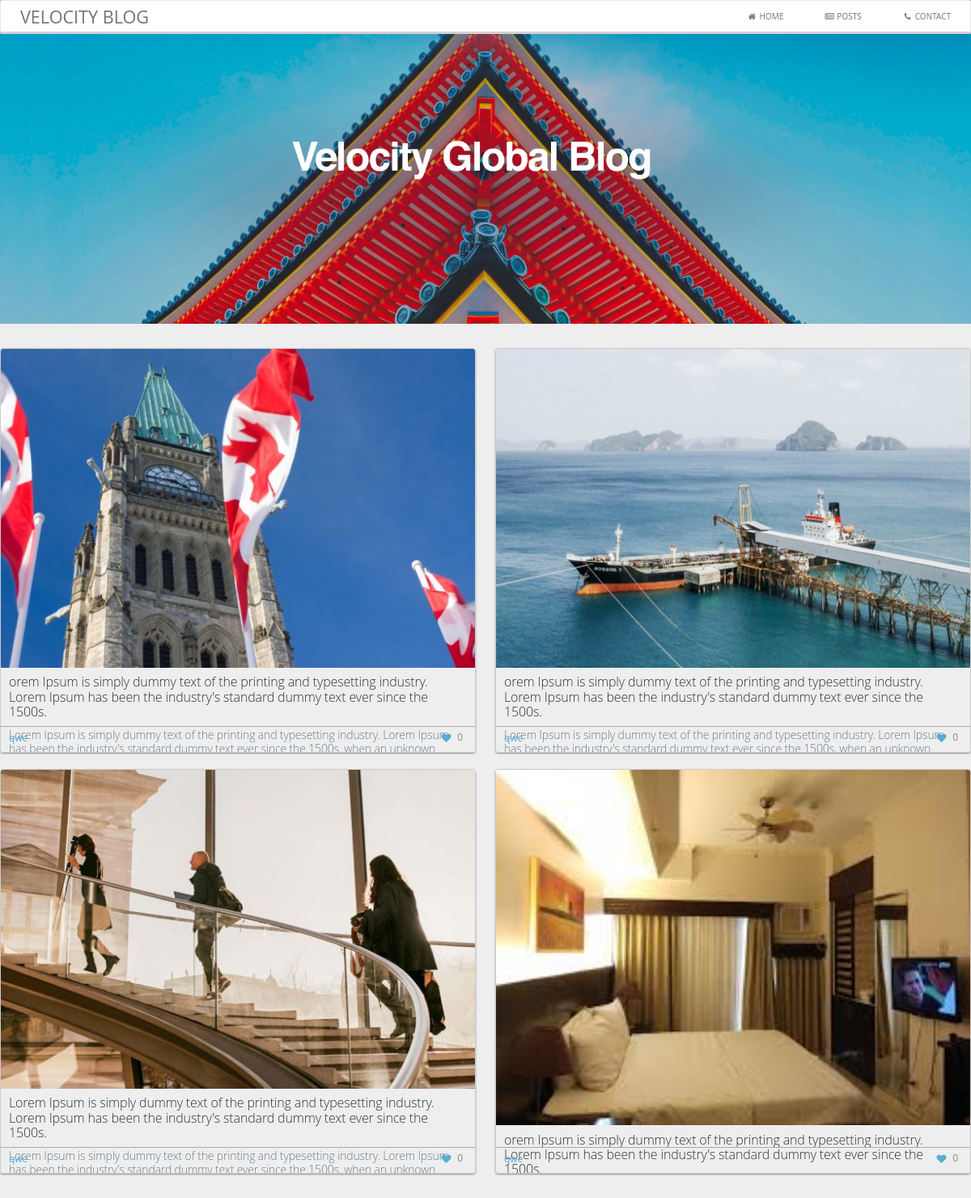
/blog/, run on an earlier commit of the app's database.
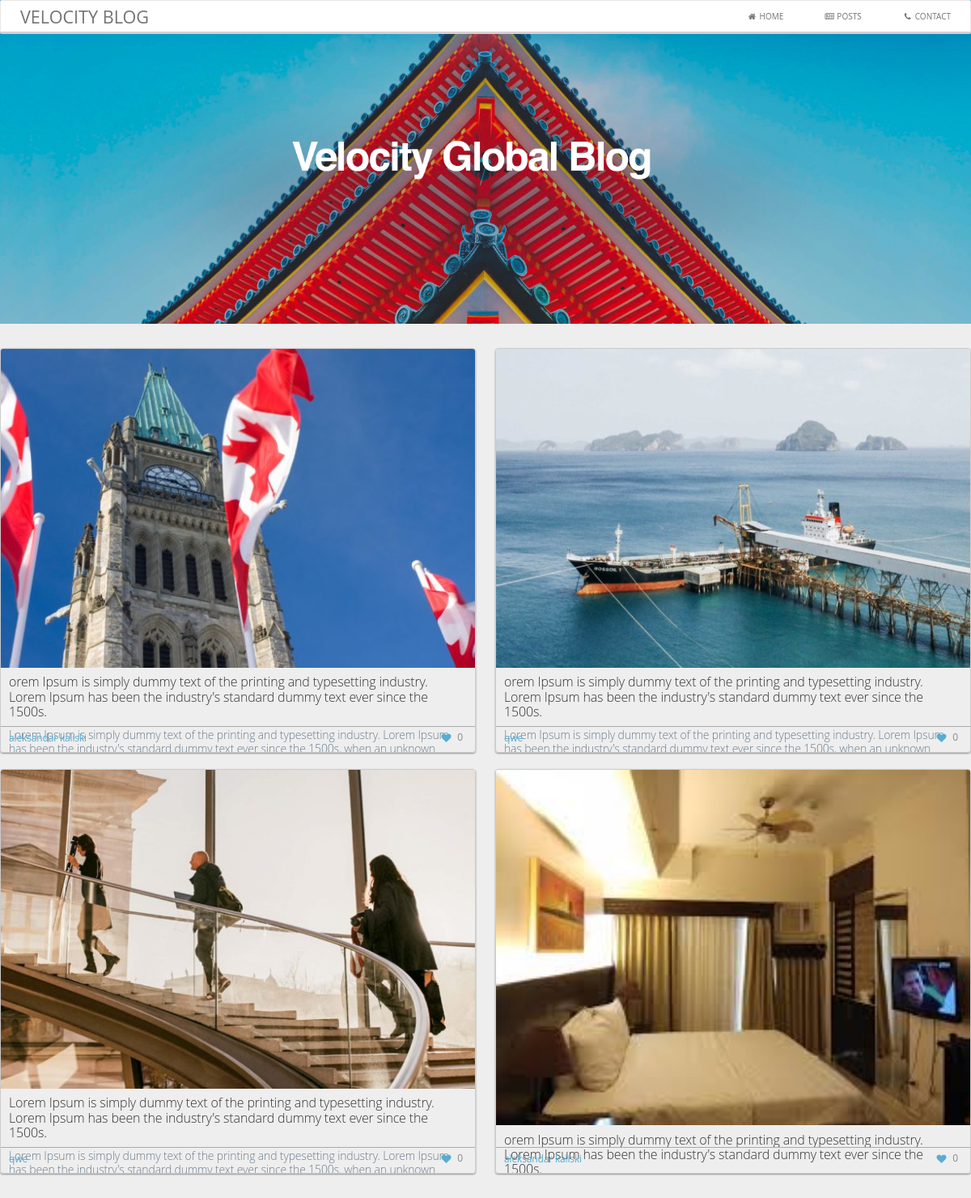
And on a later commit of the database.
### blog/models.py (models this page shows, shortened)
class Blog(models.Model):
	title = models.CharField(max_length=255)
	content = models.TextField(null=True)
	timestamp = models.DateTimeField(auto_now=True, auto_now_add=False)
	author = models.CharField(max_length=255)
	category = models.ForeignKey(Category, on_delete=models.CASCADE)
	visit = models.IntegerField()
	favorite = models.IntegerField()
	pic = models.ImageField(upload_to = 'static/upload_folder/', default = 'static/upload_folder/None/no-img.jpg', max_length=250)
	is_active = models.BooleanField()

### blog/views.py (the view)
def index(request):
  template_name = "index.html"
  blogs = Blog.objects.all()
  context = {
      "blogs": blogs
  }
  return render(request, template_name, context)

### blog/templates/index.html (shortened to what this page needs)
{% extends 'base.html' %}
{% load static %}
{% block content %}
<main class="transaction-page">
    {% include 'menu.html' %}
    <section class="inner-wrap">
        <div class="page-container">
          <div class="container hero-content">
              <div class="hero-content__img"></div>
          </div>
          <div class="container main-content">
              {% for blog in blogs %}
                <div class="main-content__article" id="{{blog.id}}">
                  <img src="/{{blog.pic}}" />
                  <div class="article-inner">
                    <h5 class="article-inner__header">{{blog.title}}</h5>
                    <p>{{blog.content}}</p>
                  </div>
                  <div class="article-bottom">
                    <span style="margin-right: auto; color: #58add0;">{{blog.author}}</span>
                    <span style="margin: 0 5px">
                      <i class="fa fa-heart" style="color: #58add0; margin: 0 5px;"></i>
                      <span style="color: #888;position: relative; top: -1px;">{{blog.visit}}</span>
                    </span>
                  </div>
                </div>
              {% endfor %}
            </div>
          </div>
    </section>
</main>
{% endblock content %}

### templates/base.html (shortened to what this page needs)
{% load static %}
<!DOCTYPE html>
<html>
    <head>
        <link rel="stylesheet" href="https://use.fontawesome.com/releases/v5.8.2/css/all.css">
        <link rel="stylesheet" href="{% static 'css/normalize.css' %}">
        <link rel="stylesheet" href="{% static 'css/style.css' %}"/>
        <link rel="stylesheet" href="https://maxcdn.bootstrapcdn.com/font-awesome/4.6.1/css/font-awesome.min.css"/>
    </head>
    <body>
    {% block content %}{% endblock content %}
    </body>
</html>

### blog/templates/menu.html (shortened to what this page needs)
<div id="cssmenu">
  <ul>
    <li id="header-tab"><a href="#">Velocity Blog</a></li>
    <li class="active"><a href="#"><span><i class="fa fa-fw fa-home"></i> Home</span></a></li>
    <li><a href="/blog"><span><i class="fa fa-fw fa-newspaper-o"></i> Posts</span></a></li>
    <li><a href="/blog/contact"><span><i class="fa fa-fw fa-phone"></i> Contact</span></a></li>
  </ul>
</div>

### static/css/style.css (style rules this page uses)
.inner-wrap { position: relative; width: 100%; min-height: 100vh; overflow-x: hidden; }
@media screen and (min-height: 740px) { .inner-wrap { overflow: hidden; } }
.transaction-page .inner-wrap, .cycle-page .inner-wrap { display: -webkit-box; display: -ms-flexbox; display: flex; }

### static/css/grid.css (style rules this page uses)
* { -webkit-box-sizing: border-box; box-sizing: border-box; margin: 0; padding: 0; }
html, body { min-width: 320px; font-family: "Lato", sans-serif; color: #000; font-size: 16px; position: relative; }
@media screen and (min-width: 640px) { html, body { font-size: 18px; } }
h1, h2, h3, h4, h5, h6, p, a, i, em, strong { font-style: normal; text-decoration: none; font-weight: normal; color: inherit; padding: 0; margin: 0; }
h5 { font-size: 20px; }
a { cursor: pointer; -webkit-transition: all 0.3s ease; transition: all 0.3s ease; }
ul { list-style: none; }
img { width: 100%; height: auto; }
.container { width: 100%; margin: 0 auto; padding: 22px; }
@media screen and (min-width: 640px) { .container { max-width: 90%; padding: 20px; } }

### blog/templates/menu.html (style rules this page uses)
#cssmenu { font-family: "Open Sans", "Helvetica Neue", Helvetica, Arial, Sans-Serif; font-size: 10px; line-height: 15px; text-transform: uppercase; text-align: left; z-index: 9999; position: fixed; left: 0; top: 0; width: 100%; }
#cssmenu > ul { width: auto; list-style-type: none; text-align: right; padding: 0; margin: 0; background: #ffffff; border: 1px solid #ece6e8; border-bottom: 3px solid #d9ced2; -webkit-border-radius: 2px; -moz-border-radius: 2px; -o-border-radius: 2px; border-radius: 2px; }
#cssmenu > ul li#header-tab { float: left; font-size: 1.2rem; }
#cssmenu > ul li { display: inline-block; *display: inline; zoom: 1; }
#cssmenu > ul li a { display: block; padding: 12px 24px 11px 24px; text-decoration: none; color: #747474; text-shadow: 0px 1px 0px #fff; }

What changed in the data, as far as the page shows it:
changed Blog (number 1 of 4 on the later page): author "qwe" → "aleksandar kaliski"
changed Blog (number 4 of 4 on the later page): author "qwe" → "aleksandar kaliski"
